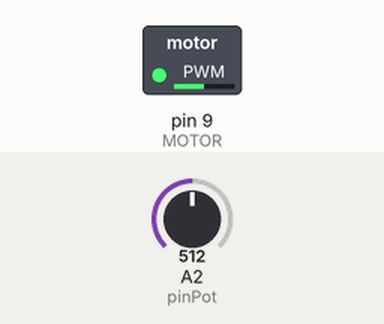
A sketch run on a simulated Arduino Uno, built with avr-gcc and run on an emulated ATmega328P. Shown: switched loads named in the sketch (green lamp = pin HIGH). Inputs (shaded band) come from the test bench; at power-on: A2 (pinPot) = 512.

Above: at 1.2 s.
1.3 s: A2 (pinPot) set to 716
At 2.4 s:
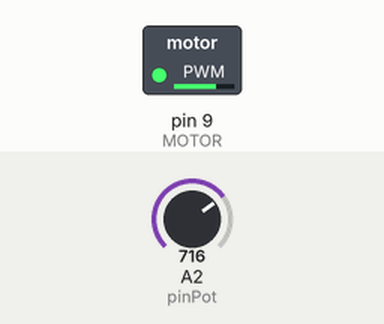
2.8 s: A2 (pinPot) set to 900
At 3.5 s:
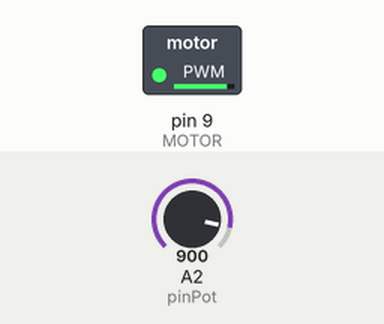
4.3 s: A2 (pinPot) set to 122
At 4.7 s:
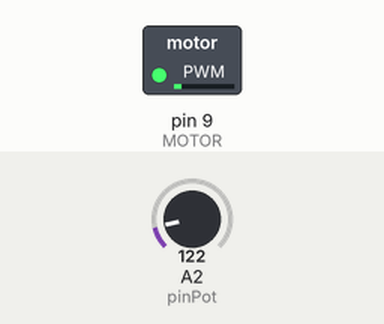
5.8 s: A2 (pinPot) set to 0
At 7.0 s:
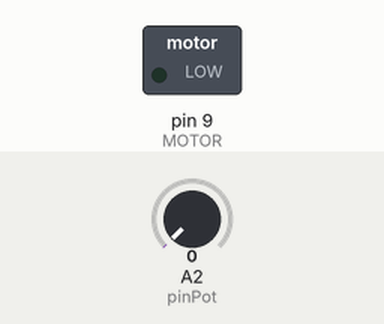
7.3 s: A2 (pinPot) set to 511
At 8.1 s:
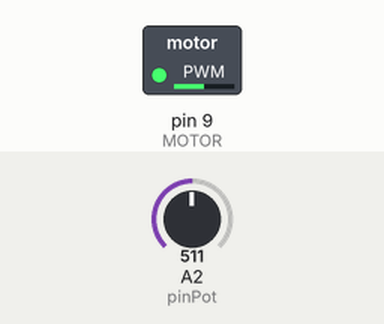
Timing chart, 0 to 9.8 s (numbered marks = the images above; inputs shaded):
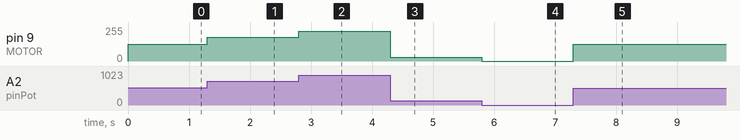

Measured:
- after the input at 1.3 s, pin 9 (MOTOR): 127/255 → 178/255 at once
- after the input at 2.8 s, pin 9 (MOTOR): 178/255 → 224/255 at once
- after the input at 4.3 s, pin 9 (MOTOR): 224/255 → 30/255 at once
- after the input at 5.8 s, pin 9 (MOTOR): 30/255 → 0/255 at once
- after the input at 7.3 s, pin 9 (MOTOR): 0/255 → 127/255 at once

The sketch:

13-MotorDCInfrarrojo-Arduino.ino
```cpp
/*
AUTOR: MICROSIDE TECHNOLOGY S.A. DE C.V.
FECHA: JUNIO 2019
*/

/**************************************************************************
En esta práctica se usa el módulo PWM (Pulse Width Modulation), para el aumento y disminución de la
velocidad, así como cambia el sentido de giro.
**************************************************************************/

int MOTOR = 9;       // Nombramos el pin 9
int pinPot = A2;    // Nombramos el pin A2
int valorPot = 0;

void setup()
{
 pinMode(MOTOR, OUTPUT);
}

void loop()
{

valorPot = analogRead(pinPot);                  //Se lee valor del sensor
valorPot = map(valorPot, 0, 1024, 0, 255);     //Convertimos ese valor de 10 bits a 8 bits
analogWrite(MOTOR, valorPot);                 //Mandamos los pulsos al motor
}
```
